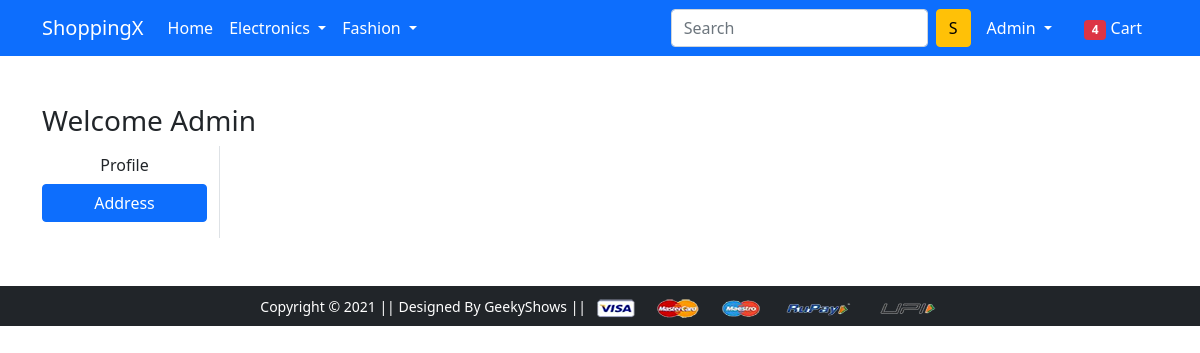
Page /address/ (signed in) on the earlier database version.
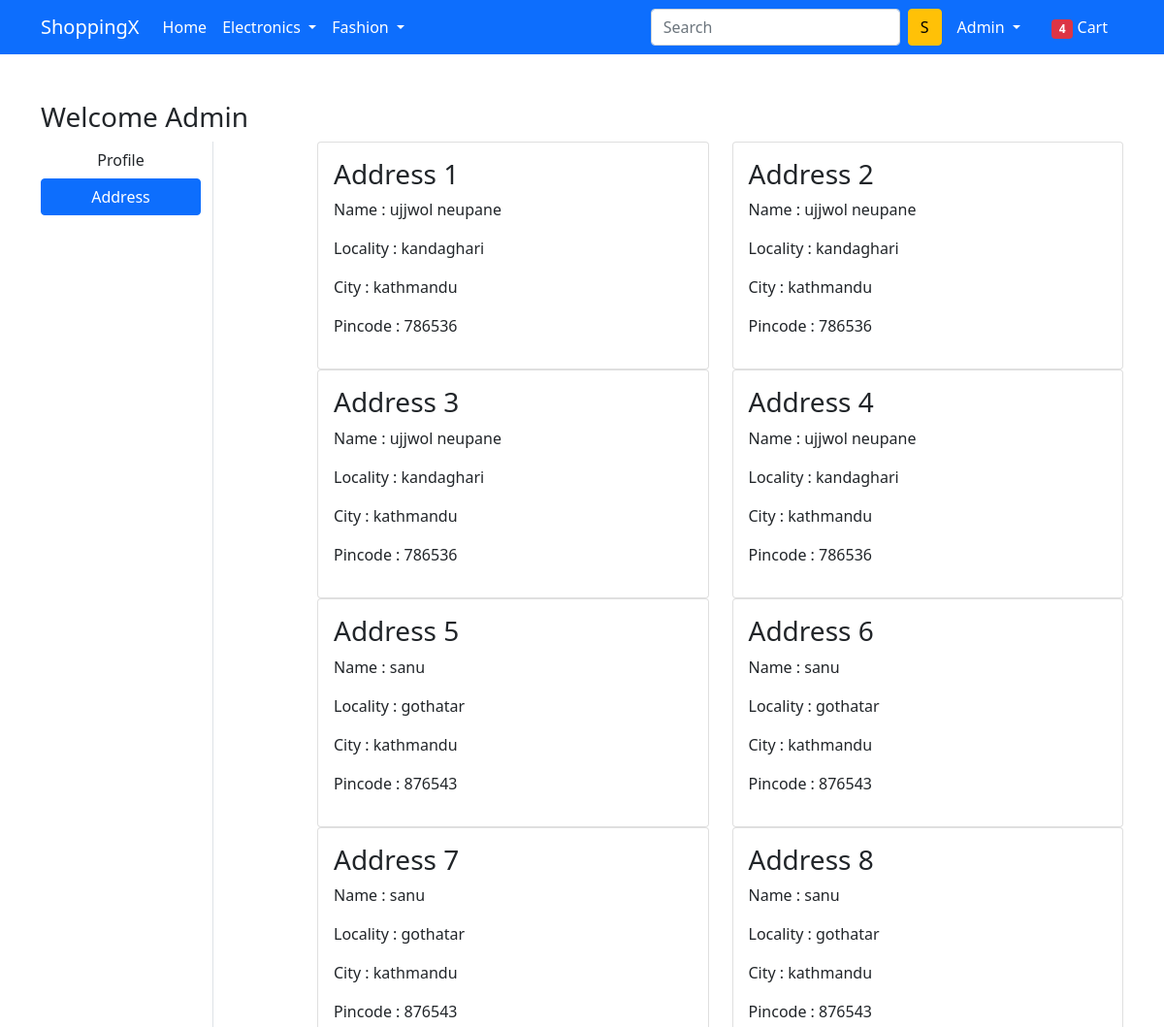
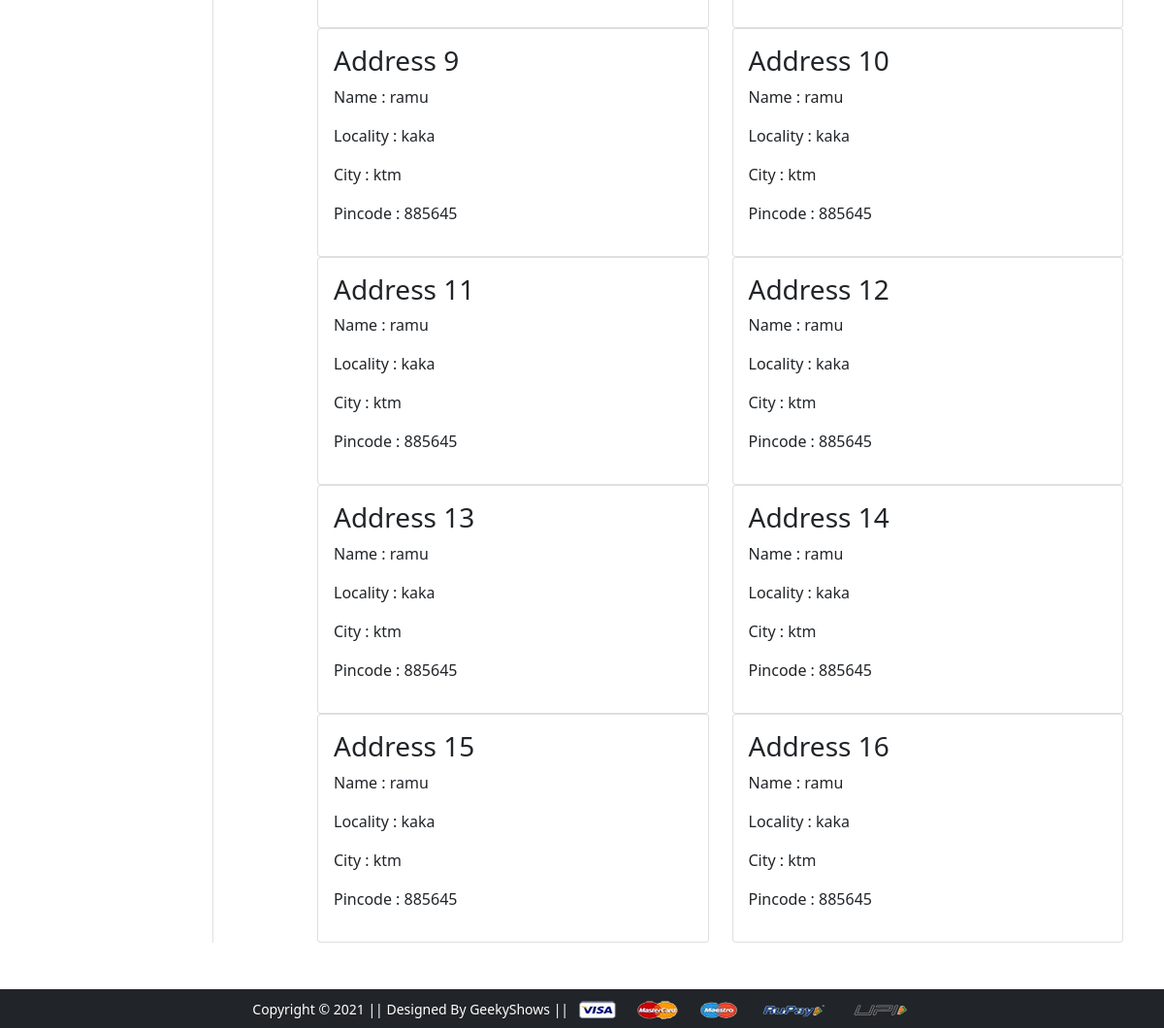
Same page on the later database version (2 pictures, top to bottom).
### app/models.py (models this page shows, shortened)
class Customers(models.Model):
    user = models.ForeignKey(User, on_delete=models.CASCADE)
    name = models.CharField(max_length=100)
    locality = models.CharField(max_length=100)
    city = models.CharField(max_length=100)
    state = models.CharField(choices=STATE_CHOICES, max_length=200)
    zipcode = models.IntegerField()

### app/views.py (the view)
# urls.py: path('address/', views.address, name='address'),
def address(request):
    add = Customers.objects.filter(user=request.user)
    return render(request, 'app/address.html', {'add':add, 'active':'btn-primary'})

### app/templates/app/address.html (shortened to what this page needs)
{% extends 'app/base.html' %}
{% load static %}
{% block main-content %}
<div class="container my-5">
 <div class="row">
 <h3>Welcome <span class="text-capitalize">{{request.user}}</span></h3>
  <div class="col-sm-2 border-end">
   <ul class="list-unstyled">
    <li class="d-grid"><a href="{% url 'profile' %}" class="btn">Profile</a></li>
    <li class="d-grid"><a href="{% url 'address' %}" class="btn {{active}}">Address</a></li>
   </ul>
  </div>
  <div class="col-sm-9 offset-sm-1">
   <div class="row">
   {% for ad in add %}
    <div class="col-sm-6">
     <div class="card">
      <div class="card-body">
       <h3>Address {{forloop.counter}}</h3>
       <p>Name : {{ad.name}}</p>
       <p>Locality : {{ad.locality}}</p>
       <p>City : {{ad.city}}</p>
       <p>Pincode : {{ad.zipcode}}</p>
      </div>
     </div>
    </div>
    {% endfor %}
   </div>
  </div>
 </div>
</div>
{% endblock main-content %}

### app/templates/app/base.html (shortened to what this page needs)
<!doctype html>
{% load static %}
<html lang="en">
  <head>
    <link href="https://cdn.jsdelivr.net/npm/bootstrap@5.0.0-beta1/dist/css/bootstrap.min.css" rel="stylesheet">
    <link rel="stylesheet" href="{% static 'app/css/owl.carousel.min.css' %}">
    <link rel="stylesheet" href="{% static 'app/css/all.min.css' %}">
    <link rel="stylesheet" href="{% static 'app/css/style.css' %}">
  </head>
  <body>
    <nav class="navbar navbar-expand-lg navbar-dark bg-primary">
     <div class="container">
       <a class="navbar-brand" href="/">ShoppingX</a>
       <div class="collapse navbar-collapse" id="navbarSupportedContent">
         <ul class="navbar-nav me-auto mb-2 mb-lg-0">
           <li class="nav-item">
             <a class="nav-link active" aria-current="page" href="/">Home</a>
           </li>
           <li class="nav-item dropdown">
             <a class="nav-link dropdown-toggle text-white" href="#" id="electronicsDropdown" role="button" data-bs-toggle="dropdown" aria-expanded="false">
               Electronics
             </a>
           </li>
           <li class="nav-item dropdown">
             <a class="nav-link dropdown-toggle text-white" href="#" id="fashionDropdown" role="button" data-bs-toggle="dropdown" aria-expanded="false">
               Fashion
             </a>
           </li>
         </ul>
         <form class="d-flex">
           <input class="form-control me-2" type="search" placeholder="Search" aria-label="Search">
           <button class="btn btn-warning" type="submit">S</button>
         </form>
         <div>
          <ul class="navbar-nav me-auto mb-2 mb-lg-0">
          {% if request.user.is_authenticated %}
           <li class="nav-item dropdown mx-2">
              <a class="nav-link dropdown-toggle text-white" href="#" id="profileDropdown" role="button" data-bs-toggle="dropdown" aria-expanded="false">
                {{request.user.username|capfirst}}
              </a>
            </li>
            <li class="nav-item mx-2">
             <a href="{% url 'showcart' %}" class="nav-link text-white"><span class="badge bg-danger">4</span> Cart </a>
            </li>
            {% endif %}
          </ul>
         </div>
       </div>
     </div>
    </nav>
    {% block main-content %} {% endblock main-content %}
    <footer class="container-fluid bg-dark text-center p-2 mt-5">
        <small class="text-white">Copyright &copy; 2021 || Designed By GeekyShows || </small>
        <img src="{% static 'app/images/payment.png' %}" alt="" srcset="" class="img-fluid" height="2px">
    </footer>
  </body>
</html>

Differences in the rows shown:
added Customers: name "ujjwol neupane", locality "kandaghari", city "kathmandu", zipcode "786536"
added Customers: name "ujjwol neupane", locality "kandaghari", city "kathmandu", zipcode "786536"
added Customers: name "ujjwol neupane", locality "kandaghari", city "kathmandu", zipcode "786536"
added Customers: name "ujjwol neupane", locality "kandaghari", city "kathmandu", zipcode "786536"
added Customers: name "sanu", locality "gothatar", city "kathmandu", zipcode "876543"
added Customers: name "sanu", locality "gothatar", city "kathmandu", zipcode "876543"
added Customers: name "sanu", locality "gothatar", city "kathmandu", zipcode "876543"
added Customers: name "sanu", locality "gothatar", city "kathmandu", zipcode "876543"
added Customers: name "ramu", locality "kaka", city "ktm", zipcode "885645"
added Customers: name "ramu", locality "kaka", city "ktm", zipcode "885645"
added Customers: name "ramu", locality "kaka", city "ktm", zipcode "885645"
added Customers: name "ramu", locality "kaka", city "ktm", zipcode "885645"
added Customers: name "ramu", locality "kaka", city "ktm", zipcode "885645"
added Customers: name "ramu", locality "kaka", city "ktm", zipcode "885645"
added Customers: name "ramu", locality "kaka", city "ktm", zipcode "885645"
added Customers: name "ramu", locality "kaka", city "ktm", zipcode "885645"
